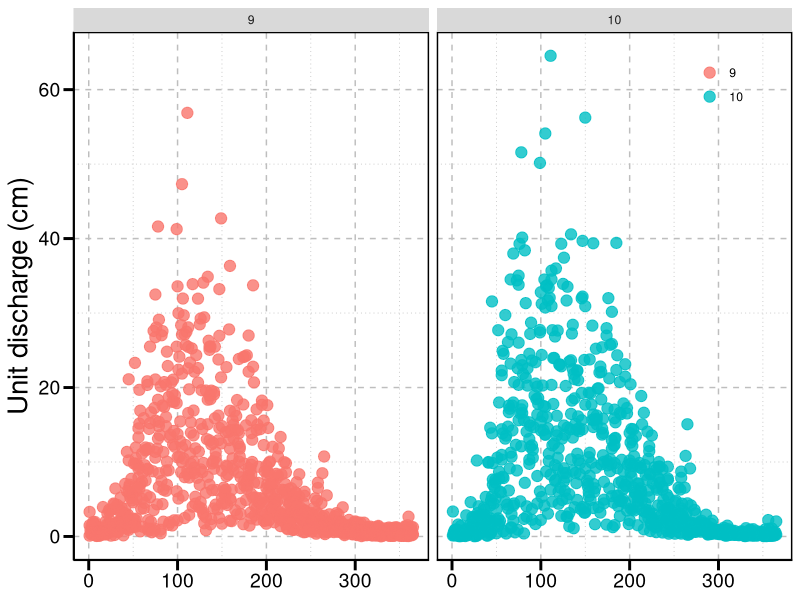
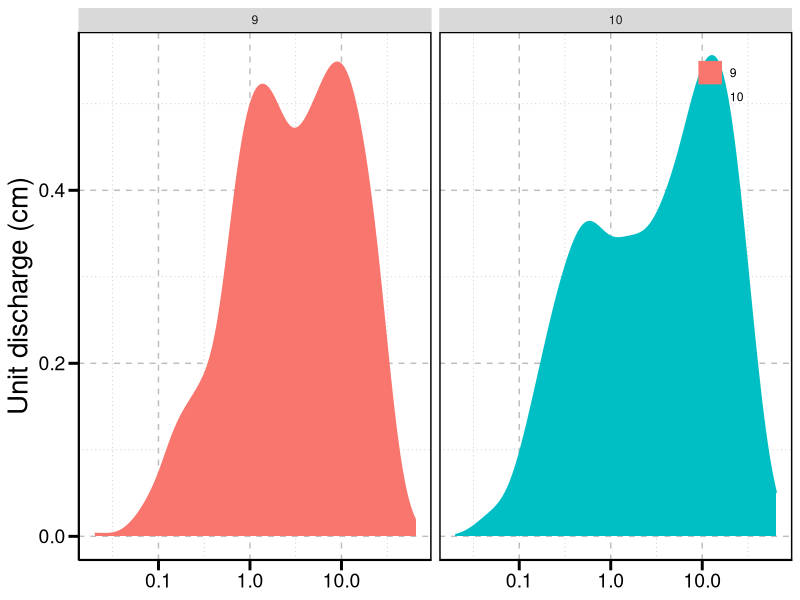
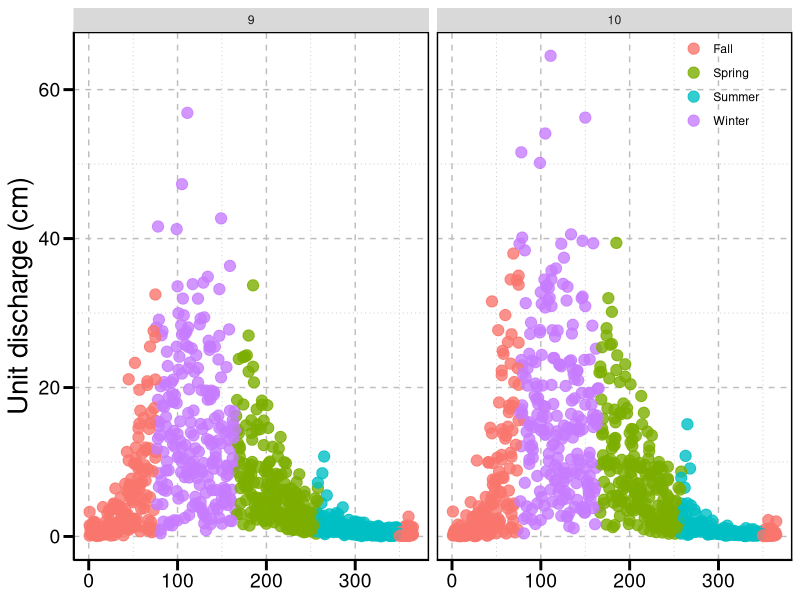
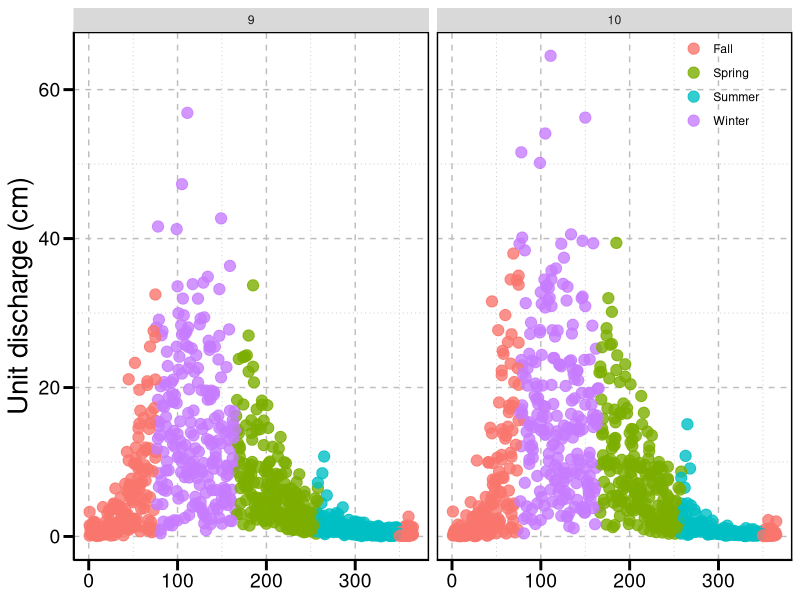
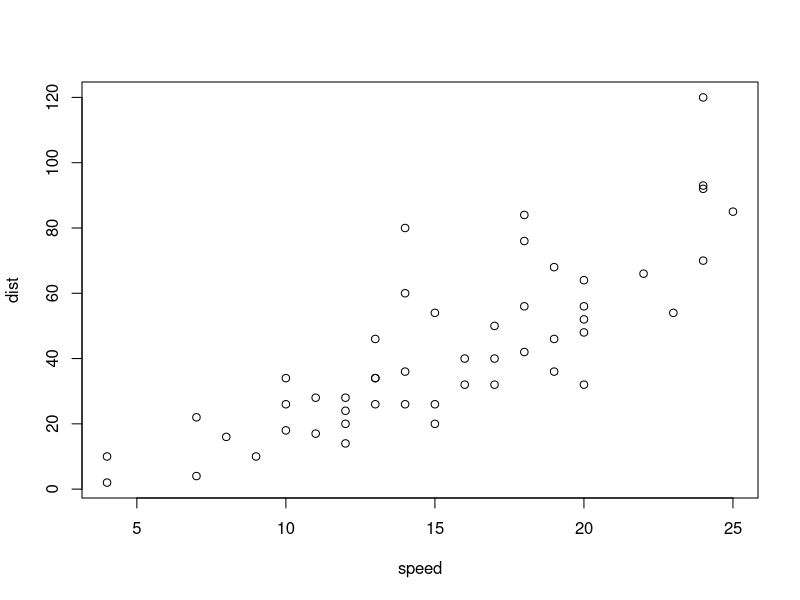
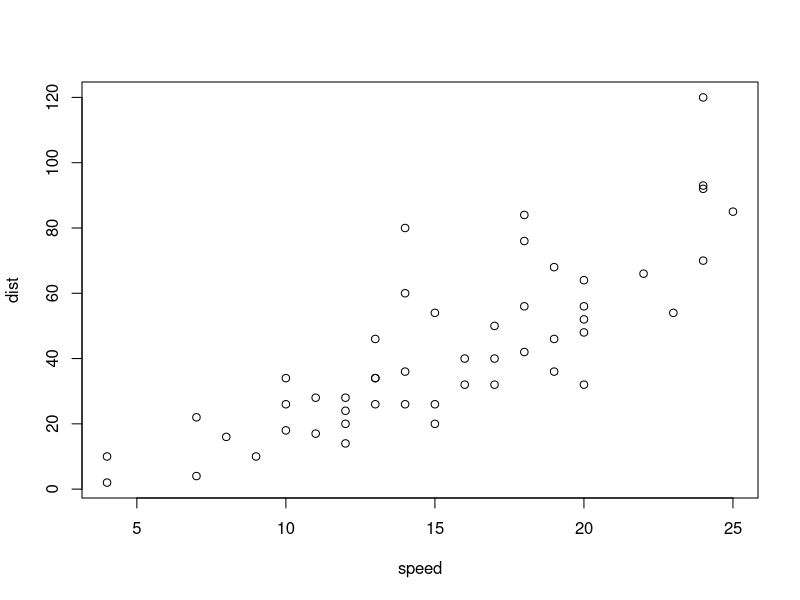

Source code (R) for these figures, in order:
## ---- chunk 1
#install.packages("ggplot2","reshape","lubridate","gridExtra","grid","plyr","dplyr",
#                 "nlme","doBy","MASS","lsmeans","CarData","utils","cowplot","ggExtra")
## ---- chunk 2
library(ggplot2)
## ---- chunk 3
hjg <- read.csv("220621_fho_hjandrews.csv")
summary (hjg)
## ---- chunk 4
ssn_plot <- ggplot(hjg, aes(y=uq.cm, x=wd,color=as.factor(ws)))+
  geom_point(alpha=0.8,size=3.5)+
  ylab("Unit discharge (cm)") +
  xlab("Water day")+
  theme(axis.text=element_text(colour="black",size=14),
        axis.title.y = element_text(size = 20),
        axis.title.x = element_blank(),
        panel.grid.minor= element_line(colour = "gray", linetype = "dotted"), 
        panel.grid.major = element_line(colour = "gray", linetype = "dashed"),
        panel.border = element_rect(fill=NA, colour = "black", size=1),
        panel.background=element_blank(),
        axis.ticks.length = unit(0.254, "cm"),
        axis.ticks = element_line(colour = "black", size=1), 
        axis.line = element_line(colour = "black"),
        legend.position = c(.90,.90),
        legend.direction = "vertical",
        legend.background = element_rect(fill=alpha(0.1)),
        legend.title = element_blank())+
  facet_wrap(~ws)
ssn_plot
## ---- chunk 5
ssn_plot <- ggplot(hjg, aes(x=uq.cm,color=as.factor(ws), fill =as.factor(ws)))+
  geom_density()+
  ylab("Unit discharge (cm)") +
  scale_x_log10()+
  theme(axis.text=element_text(colour="black",size=14),
        axis.title.y = element_text(size = 20),
        axis.title.x = element_blank(),
        panel.grid.minor= element_line(colour = "gray", linetype = "dotted"), 
        panel.grid.major = element_line(colour = "gray", linetype = "dashed"),
        panel.border = element_rect(fill=NA, colour = "black", size=1),
        panel.background=element_blank(),
        axis.ticks.length = unit(0.254, "cm"),
        axis.ticks = element_line(colour = "black", size=1), 
        axis.line = element_line(colour = "black"),
        legend.position = c(.90,.90),
        legend.direction = "vertical",
        legend.background = element_rect(fill=alpha(0.1)),
        legend.title = element_blank())+
  facet_wrap(~ws)
ssn_plot
## ---- chunk 6
#Checking season assignment plot
ssn_plot <- ggplot(hjg, aes(y=uq.cm, x=wd,color=as.factor(ssn)))+
  geom_point(alpha=0.8,size=3.5)+
  ylab("Unit discharge (cm)") +
  xlab("Water day")+
  theme(axis.text=element_text(colour="black",size=14),
        axis.title.y = element_text(size = 20),
        axis.title.x = element_blank(),
        panel.grid.minor= element_line(colour = "gray", linetype = "dotted"), 
        panel.grid.major = element_line(colour = "gray", linetype = "dashed"),
        panel.border = element_rect(fill=NA, colour = "black", size=1),
        panel.background=element_blank(),
        axis.ticks.length = unit(0.254, "cm"),
        axis.ticks = element_line(colour = "black", size=1), 
        axis.line = element_line(colour = "black"),
        legend.position = c(.90,.90),
        legend.direction = "vertical",
        legend.background = element_rect(fill=alpha(0.1)),
        legend.title = element_blank())+
  facet_wrap(~ws)
ssn_plot
## ---- chunk 7
#Checking season assignment plot
ssn_plot <- ggplot(hjg, aes(y=uq.cm, x=wd,color=as.factor(ssn)))+
  geom_point(alpha=0.8,size=3.5)+
  ylab("Unit discharge (cm)") +
  xlab("Water day")+
  theme(axis.text=element_text(colour="black",size=14),
        axis.title.y = element_text(size = 20),
        axis.title.x = element_blank(),
        panel.grid.minor= element_line(colour = "gray", linetype = "dotted"), 
        panel.grid.major = element_line(colour = "gray", linetype = "dashed"),
        panel.border = element_rect(fill=NA, colour = "black", size=1),
        panel.background=element_blank(),
        axis.ticks.length = unit(0.254, "cm"),
        axis.ticks = element_line(colour = "black", size=1), 
        axis.line = element_line(colour = "black"),
        legend.position = c(.90,.90),
        legend.direction = "vertical",
        legend.background = element_rect(fill=alpha(0.1)),
        legend.title = element_blank())+
  facet_wrap(~ws)
ssn_plot
## ---- chunk 8
plot(cars)
## ---- chunk 9
plot(cars)# a plot of distance against speed
